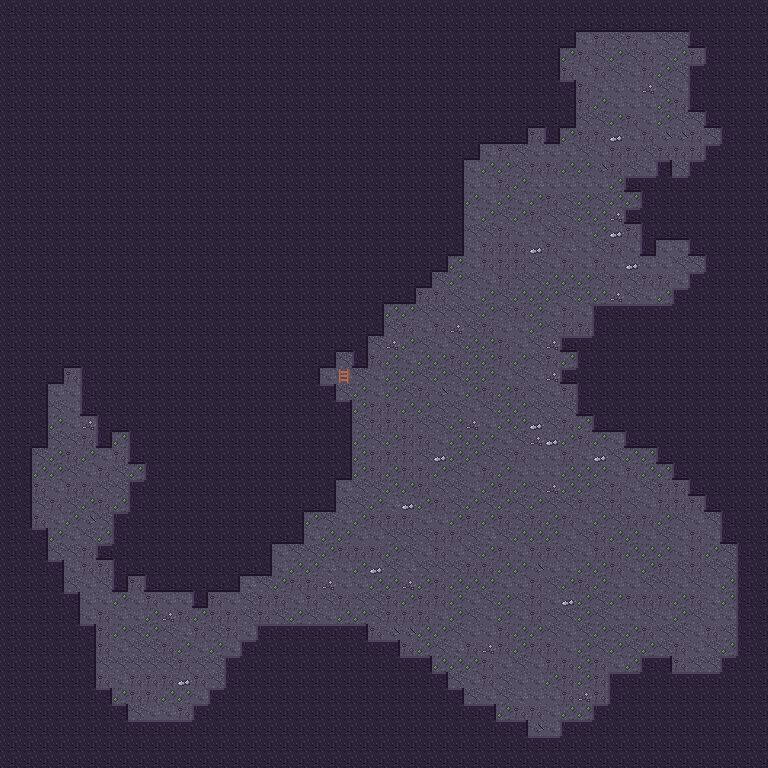

Below is a game level as drawn by its tile map, then a one-line description and the .tmx that defines it (tile-layer data replaced by summaries):
An orthogonal 48x48 tile map with 16x16 px tiles, 3 tile layers (Back, Buildings, Front).

<map version="1.4" tiledversion="1.4.2" orientation="orthogonal" renderorder="right-down" compressionlevel="0" width="48" height="48" tilewidth="16" tileheight="16" infinite="0" nextlayerid="4" nextobjectid="1">
  <properties />
  <tileset firstgid="1" name="cave" tilewidth="16" tileheight="16" tilecount="48" columns="16">
    <image source="../cave.png" width="256" height="48" />
    <tile id="1">
      <properties>
        <property name="Passable" type="string" value="F" />
      </properties>
    </tile>
    <tile id="16">
      <properties>
        <property name="Passable" type="string" value="F" />
      </properties>
    </tile>
    <tile id="17">
      <properties>
        <property name="Passable" type="string" value="F" />
      </properties>
    </tile>
    <tile id="18">
      <properties>
        <property name="Passable" type="string" value="F" />
      </properties>
    </tile>
    <tile id="19">
      <properties>
        <property name="Passable" type="string" value="F" />
      </properties>
    </tile>
    <tile id="20">
      <properties>
        <property name="Passable" type="string" value="F" />
      </properties>
    </tile>
    <tile id="21">
      <properties>
        <property name="Passable" type="string" value="F" />
      </properties>
    </tile>
    <tile id="22">
      <properties>
        <property name="Passable" type="string" value="F" />
      </properties>
    </tile>
    <tile id="23">
      <properties>
        <property name="Passable" type="string" value="F" />
      </properties>
    </tile>
    <tile id="24">
      <properties>
        <property name="Passable" type="string" value="F" />
      </properties>
    </tile>
    <tile id="25">
      <properties>
        <property name="Passable" type="string" value="F" />
      </properties>
    </tile>
    <tile id="26">
      <properties>
        <property name="Passable" type="string" value="F" />
      </properties>
    </tile>
    <tile id="27">
      <properties>
        <property name="Passable" type="string" value="F" />
      </properties>
    </tile>
    <tile id="28">
      <properties>
        <property name="Passable" type="string" value="F" />
      </properties>
    </tile>
    <tile id="29">
      <properties>
        <property name="Passable" type="string" value="F" />
      </properties>
    </tile>
    <tile id="30">
      <properties>
        <property name="Passable" type="string" value="F" />
      </properties>
    </tile>
    <tile id="31">
      <properties>
        <property name="Passable" type="string" value="F" />
      </properties>
    </tile>
  </tileset>
  <layer id="1" name="Back" width="48" height="48" opacity="1" offsetx="0" offsety="0">
   <data>[2304 cells, 2304 non-empty, 9 distinct tile ids]</data>
  </layer>
  <layer id="2" name="Buildings" width="48" height="48" opacity="1" offsetx="0" offsety="0">
   <data>[2304 cells, 1495 non-empty, 12 distinct tile ids]</data>
  </layer>
  <layer id="3" name="Front" width="48" height="48" opacity="1" offsetx="0" offsety="0">
   <data>[2304 cells, 0 non-empty, 0 distinct tile ids]</data>
  </layer>
</map>
